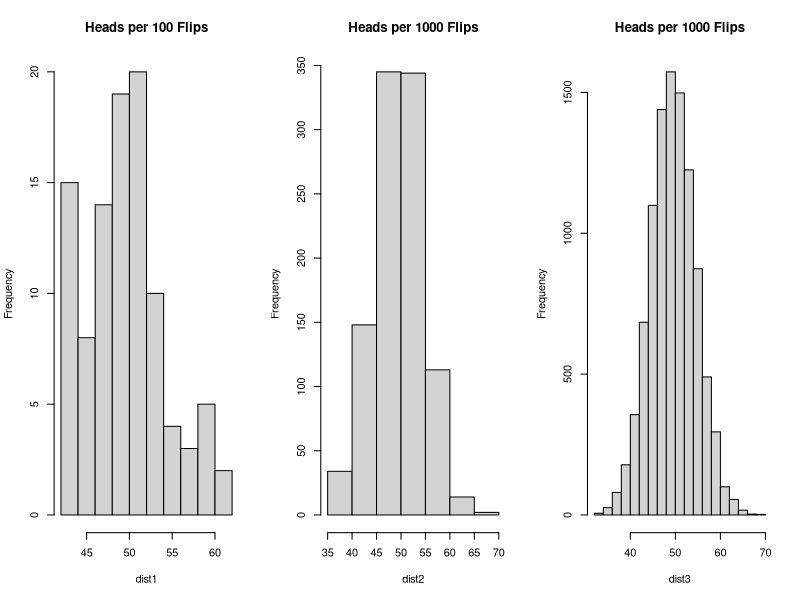
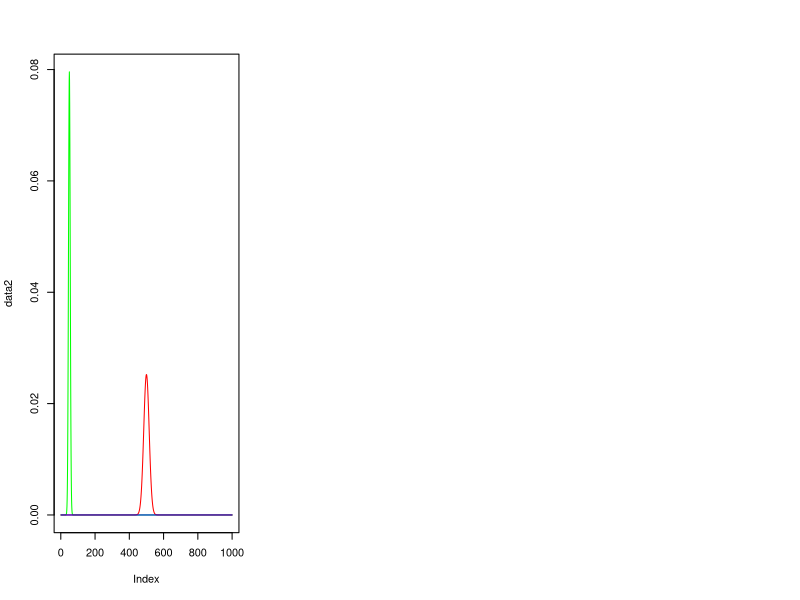
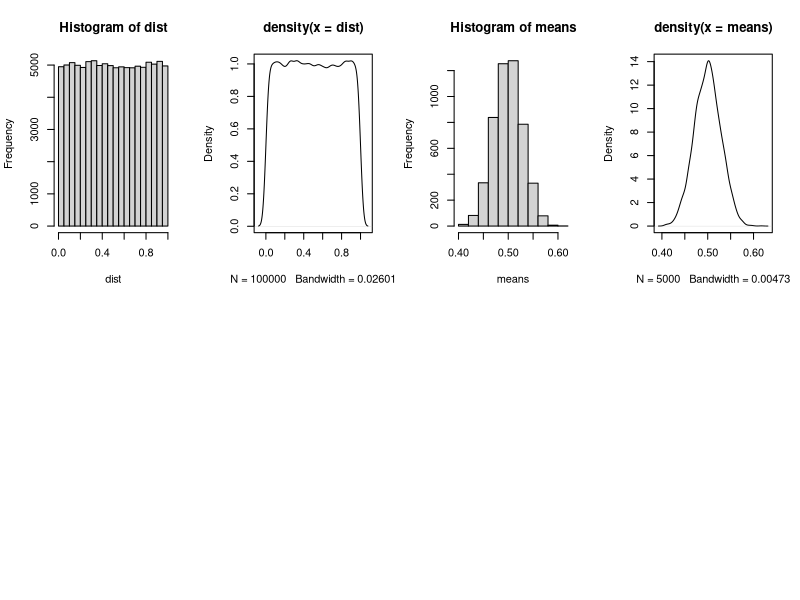
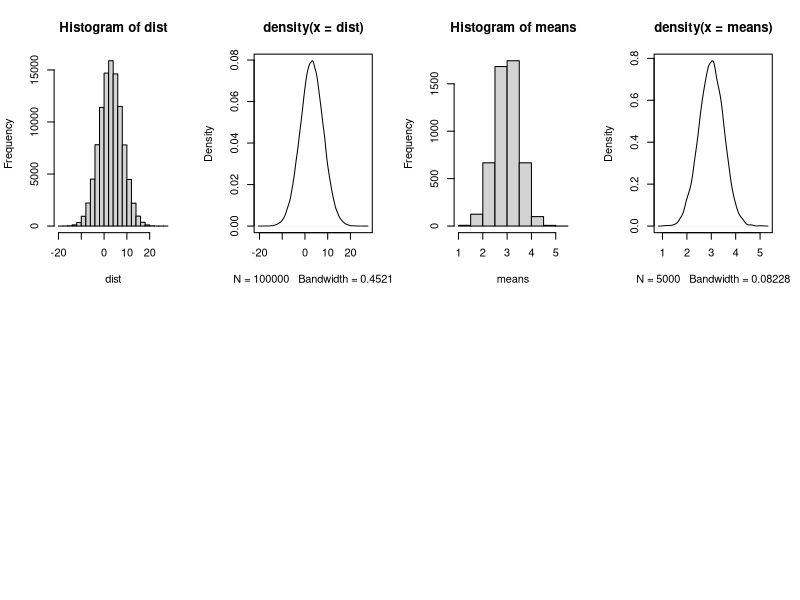

Source code (R) for these figures, in order:
# 1
values <- c(58, 74, 69, 81, 64, 120, 55, 71, 77, 65, 23000)

empVar <- function(values) {
  mean <- mean(values)
  factor = 1 / length(values)
  factor * sum(sapply(values, function(x) { (mean - x)^2 }))
}

sampVar <- function(values) {
  mean <- mean(values)
  factor = 1 / (length(values) - 1)
  factor * sum(sapply(values, function(x) { (mean - x)^2 }))
}

empVar(values)
sampVar(values)
var(values)

# 2a
empVar <- function(values) {
  mean <- mean(values)
  factor = 1 / length(values)
  factor * sum(sapply(values, function(x) { (mean - x)^2 }))
}

dist1 = rbinom(100, 100, 0.5)
dist2 = rbinom(1000, 100, 0.5)
dist3 = rbinom(10000, 100, 0.5)

par(mfrow=c(1,3))
hist(dist1, main="Heads per 100 Flips")
hist(dist2, main="Heads per 1000 Flips")
hist(dist3, main="Heads per 1000 Flips")

# 2b
library("plyr")
mapply(each(mean, median, empVar, var), data.frame(
  "100 Flips" = dist1,
  "1000 Flips" = dist2,
  "10000 Flips" = dist3)
)

# 2c
# TODO georg
x <- seq(1, 1000)
data2 <- dbinom(x, 100, 1/2)
data3 <- dbinom(x, 1000, 1/2)
data4 <- dbinom(x, 10000, 1/2)

plot(data2, type="n")
lines(data2, col="green")
lines(data3, col="red")
lines(data4, col="blue")

#3 
uniDist <- runif(100000)
normDist <- rnorm(100000, 3, 5)

uniMeans <- colMeans(replicate(5000, sample(uniDist, 100)))
normMeans <- colMeans(replicate(5000, sample(normDist, 100)))

graphs <- function(dist, means) {
    par(mfrow=c(2,4))
    hist(dist)
    plot(density(dist))
    hist(means)
    plot(density(means))
}

graphs(uniDist, uniMeans)
graphs(normDist, normMeans)

# 4d
algoA <- c(0.90, 0.87, 0.92, 0.88, 0.90, 0.85, 0.91, 0.90, 0.87, 0.95, 0.90)
algoB <- c(0.89, 0.95, 0.87, 0.94, 0.92, 0.86, 0.84, 0.92, 0.88, 0.83, 0.90)

summary(lm(algoA ~algoB))

#5 
meanDiameter = 2.012
deviation = 0.1
n <- 200

z = (meanDiameter - 2) / (deviation / sqrt(n))

# P(Z < z)
pt(z,df=n-1)


#7
#a
entropy <- function(values) {
  -sum(sapply(values, function(x) { x * log2(x)}))
}

values <- replicate(6, 1/6)
entropy(values)

#b
values <- c(8/100, 15/100, 1/2, 4/100, 15/100, 8/100)
entropy(values)
